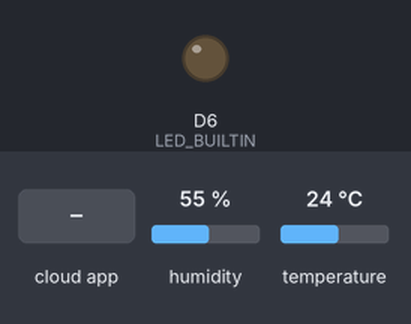
Bench run of a sketch on a simulated Arduino MKR. Shown: output pins drawn as LEDs (lit = HIGH). Inputs (shaded band) come from the test bench; at power-on: humidity 55 %, temperature 24 °C. WiFi joins after 1.5 s; servers stay silent unless stated; what the sketch prints to the serial monitor is not drawn.

Above: at 4.2 s.
4.3 s: the phone or cloud app sets t_guard to 0
Timing chart, 0 to 19.8 s (numbered marks = the images above; inputs shaded):
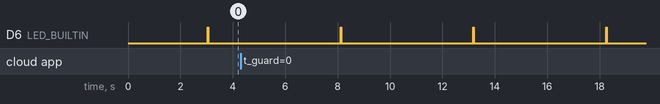

Measured:
- by itself, D6 (LED_BUILTIN): alternates HIGH for 0.03 s and LOW for 5.0 s

The sketch:

Project_mar01a.ino
```cpp
/*
  Sketch generated by the Arduino IoT Cloud Thing "Project"
  https://create.arduino.cc/cloud/things/c861a694-77c9-4193-bcea-21eaff650a20

  Arduino IoT Cloud Variables description

  The following variables are automatically generated and updated when changes are made to the Thing

  float h;
  float t;
  float t_guard;
  bool t_alarm;

  Variables which are marked as READ/WRITE in the Cloud Thing will also have functions
  which are called when their values are changed from the Dashboard.
  These functions are generated with the Thing and added at the end of this sketch.
*/

#include "arduino_secrets.h"

#include "thingProperties.h"

#include <Adafruit_SHT31.h>

Adafruit_SHT31 sht31 = Adafruit_SHT31();

void setup() {
  // Initialize serial and wait for port to open:
  Serial.begin(9600);
  // This delay gives the chance to wait for a Serial Monitor without blocking if none is found
  delay(1500);

  // Defined in thingProperties.h
  initProperties();

  // Connect to Arduino IoT Cloud
  ArduinoCloud.begin(ArduinoIoTPreferredConnection);

  /*
     The following function allows you to obtain more information
     related to the state of network and IoT Cloud connection and errors
     the higher number the more granular information you’ll get.
     The default is 0 (only errors).
     Maximum is 4
 */
  setDebugMessageLevel(2);
  ArduinoCloud.printDebugInfo();

  // Initialize sensor
  if (! sht31.begin(0x44)) {
    Serial.println("Couldn't find SHT31");
    while (1) delay(1);
  }

  // Setup LED
  pinMode(LED_BUILTIN, OUTPUT);
}

void loop() {
  ArduinoCloud.update();

  // Read sensor
  t = sht31.readTemperature();
  h = sht31.readHumidity();

  // Rule for temp guard
  t <= t_guard ? t_alarm = true : t_alarm = false;

  // Heartbeat
  digitalWrite(LED_BUILTIN, HIGH);
  delay(25);
  digitalWrite(LED_BUILTIN, LOW);

  delay(5000);
}


/*
  Since TGuard is READ_WRITE variable, onTGuardChange() is
  executed every time a new value is received from IoT Cloud.
*/
void onTGuardChange()  {
  Serial.print("New warning temp: ");
    Serial.println(t_guard);
}
```

arduino_secrets.h
```cpp
#define SECRET_OPTIONAL_PASS ""
#define SECRET_SSID ""
```

thingProperties.h
```cpp
// Code generated by Arduino IoT Cloud, DO NOT EDIT.

#include <ArduinoIoTCloud.h>
#include <Arduino_ConnectionHandler.h>

const char SSID[]     = SECRET_SSID;    // Network SSID (name)
const char PASS[]     = SECRET_OPTIONAL_PASS;    // Network password (use for WPA, or use as key for WEP)

void onTGuardChange();

float h;
float t;
float t_guard;
bool t_alarm;

void initProperties(){

  ArduinoCloud.addProperty(h, READ, ON_CHANGE, NULL);
  ArduinoCloud.addProperty(t, READ, ON_CHANGE, NULL);
  ArduinoCloud.addProperty(t_guard, READWRITE, ON_CHANGE, onTGuardChange);
  ArduinoCloud.addProperty(t_alarm, READ, ON_CHANGE, NULL);


}

WiFiConnectionHandler ArduinoIoTPreferredConnection(SSID, PASS);
```
